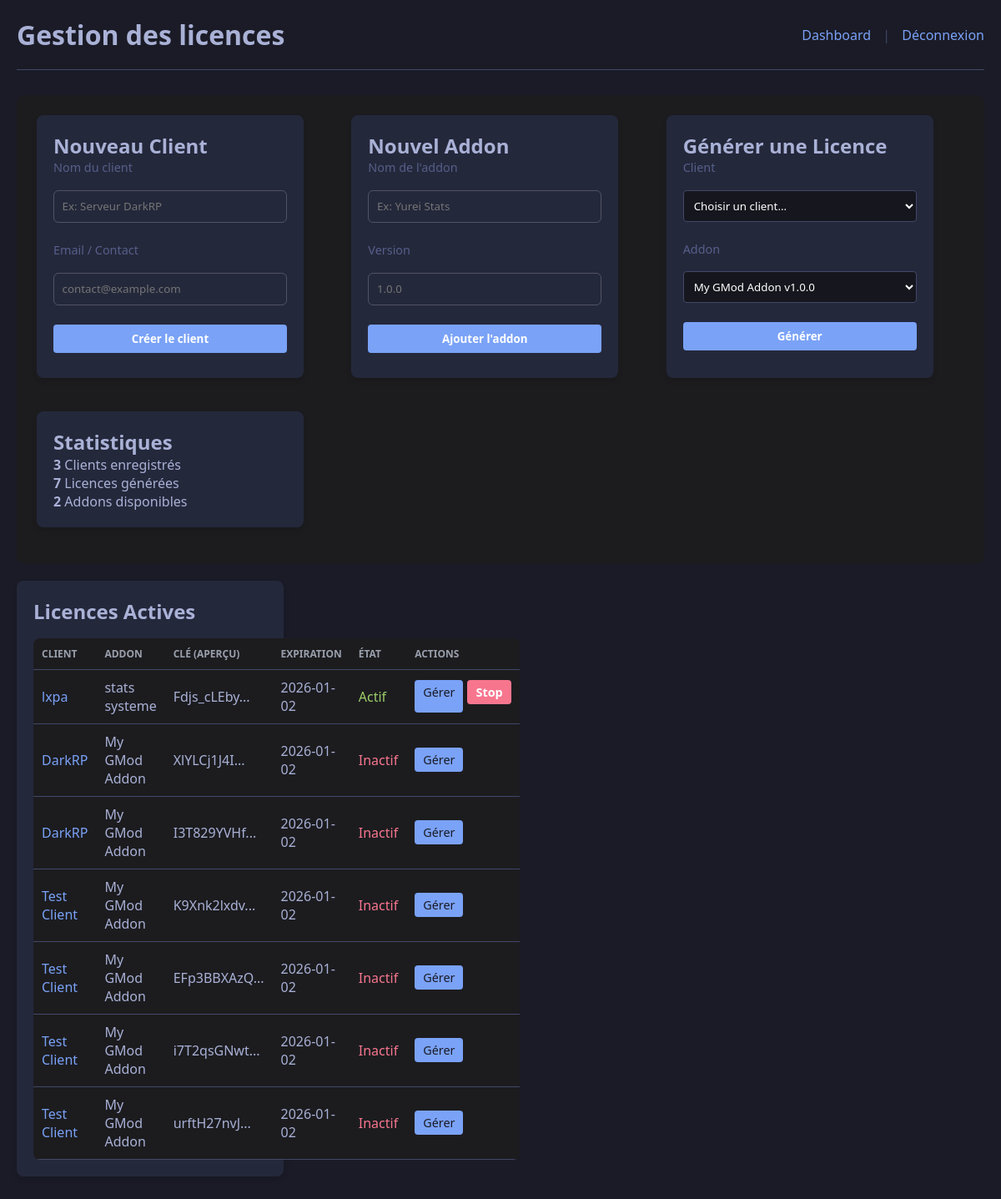
/dashboard (signed in), run on the app's committed database.
### tables this page shows
CREATE TABLE licenses (
            id INTEGER PRIMARY KEY AUTOINCREMENT,
            key TEXT UNIQUE NOT NULL,
            client_id INTEGER,
            addon_id INTEGER,
            generated_at TEXT,
            last_regen TEXT,
            expiration TEXT,
            active INTEGER DEFAULT 1,
            FOREIGN KEY(client_id) REFERENCES clients(id),
            FOREIGN KEY(addon_id) REFERENCES addons(id)
        );

CREATE TABLE clients (
            id INTEGER PRIMARY KEY AUTOINCREMENT,
            name TEXT NOT NULL,
            email TEXT,
            created_at TIMESTAMP DEFAULT CURRENT_TIMESTAMP
        );

CREATE TABLE addons (
            id INTEGER PRIMARY KEY AUTOINCREMENT,
            name TEXT NOT NULL,
            version TEXT,
            description TEXT
        );

### dashboard/admin.py (the view)
@app.route("/dashboard")
def dashboard():
    guard = _guard()
    if guard:
        return guard
    return render_template(
        "dashboard.html",
        clients=client_repo.all(),
        addons=addon_repo.all(),
        licenses=license_repo.list_all(),
        logs=log_repo.latest(),
    )

### dashboard/admin.py (called while the page is built)
def _guard():
    if not session.get("admin"):
        return redirect(url_for("login"))

### shared/models/addon_repo.py (called while the page is built)
def _exec(sql, params=()):
    cur = _conn.execute(sql, params)
    _conn.commit()
    return cur

def all():
    rows = _exec("SELECT * FROM addons ORDER BY name ASC").fetchall()
    return [dict(r) for r in rows]

### shared/models/client_repo.py (called while the page is built)
def _exec(sql, params=()):
    cur = _conn.execute(sql, params)
    _conn.commit()
    return cur

def all():
    rows = _exec("SELECT * FROM clients ORDER BY created_at DESC").fetchall()
    return [dict(r) for r in rows]

### shared/models/license_repo.py (called while the page is built)
def list_all():
    rows = _conn.execute(
        """SELECT licenses.*, clients.name AS client_name, addons.name AS addon_name
           FROM licenses
           LEFT JOIN clients ON clients.id=licenses.client_id
           LEFT JOIN addons ON addons.id=licenses.addon_id
           ORDER BY licenses.generated_at DESC"""
    ).fetchall()
    return [dict(r) for r in rows]

### shared/models/log_repo.py (called while the page is built)
def _exec(sql, params=()):
    cur = _conn.execute(sql, params)
    _conn.commit()
    return cur

def latest(limit: int = 50):
    rows = _exec(
        """SELECT logs.*, clients.name AS client_name, addons.name AS addon_name
           FROM logs
           LEFT JOIN licenses ON licenses.id = logs.license_id
           LEFT JOIN clients ON clients.id = licenses.client_id
           LEFT JOIN addons  ON addons.id  = licenses.addon_id
           ORDER BY logs.timestamp DESC
           LIMIT ?""",
        (limit,),
    ).fetchall()
    return [dict(r) for r in rows]

### dashboard/templates/dashboard.html (shortened to what this page needs)
{% extends "layout.html" %}
{% block content %}
<header>
    <h1>Gestion des licences</h1>
    <nav>
        <a href="{{ url_for('dashboard') }}">Dashboard</a>
        <span style="margin: 0 10px; color: #414868;">|</span>
        <a href="{{ url_for('logout') }}">Déconnexion</a>
    </nav>
</header>
<section class="grid">
    <div class="card">
        <h2>Nouveau Client</h2>
        <form method="post" action="{{ url_for('create_client') }}">
            <label>Nom du client</label>
            <input type="text" name="name" placeholder="Ex: Serveur DarkRP" required>
            <label>Email / Contact</label>
            <input type="text" name="email" placeholder="contact@example.com" required>
            <button type="submit">Créer le client</button>
        </form>
    </div>
    <div class="card">
        <h2>Nouvel Addon</h2>
        <form method="post" action="{{ url_for('create_addon') }}">
            <label>Nom de l'addon</label>
            <input type="text" name="name" placeholder="Ex: Yurei Stats" required>
            <label>Version</label>
            <input type="text" name="version" placeholder="1.0.0" required>
            <button type="submit">Ajouter l'addon</button>
        </form>
    </div>
    <div class="card">
        <h2>Générer une Licence</h2>
        <form method="post" action="{{ url_for('dash_generate') }}">
            <label>Client</label>
            <select name="client_id" required>
                <option value="" disabled selected>Choisir un client...</option>
            </select>
            <label>Addon</label>
            <select name="addon_id" required>
                {% for addon in addons %}
                    <option value="{{ addon.id }}">{{ addon.name }} v{{ addon.version }}</option>
                {% endfor %}
            </select>
            <button type="submit">Générer</button>
        </form>
    </div>
    <div class="card">
        <h2>Statistiques</h2>
        <p><strong>{{ clients|length }}</strong> Clients enregistrés</p>
        <p><strong>{{ licenses|length }}</strong> Licences générées</p>
        <p><strong>{{ addons|length }}</strong> Addons disponibles</p>
    </div>
</section>
<section class="card">
    <h2>Licences Actives</h2>
    <table>
        <thead>
            <tr>
                <th>Client</th>
                <th>Addon</th>
                <th>Clé (Aperçu)</th>
                <th>Expiration</th>
                <th>État</th>
                <th>Actions</th>
            </tr>
        </thead>
        <tbody>
            {% for lic in licenses %}
                <tr>
                    <td>
                        <a href="{{ url_for('client_detail', client_id=lic.client_id) }}">
                            {{ lic.client_name }}
                        </a>
                    </td>
                    <td>{{ lic.addon_name }}</td>
                    <td><code>{{ lic.key[:10] }}...</code></td>
                    <td>{{ lic.expiration[:10] }}</td>
                    <td>
                        {% if lic.active %}
                            <span style="color: #9ece6a">Actif</span>
                        {% else %}
                            <span style="color: #f7768e">Inactif</span>
                        {% endif %}
                    </td>
                    <td>
                        <div style="display: flex; gap: 5px;">
                            <a href="{{ url_for('license_detail', license_id=lic.id) }}" style="padding: 5px 10px; background: #7aa2f7; color: #1a1b26; border-radius: 4px; font-size: 0.9em;">Gérer</a>
                            {% if lic.active %}
                                <form method="post" action="{{ url_for('dash_deactivate', license_id=lic.id) }}" onsubmit="return confirm('Désactiver cette licence ?');" style="margin: 0;">
                                    <button type="submit" style="background: #f7768e; color: white; padding: 5px 10px; font-size: 0.9em; width: auto;">Stop</button>
                                </form>
                            {% endif %}
                        </div>
                    </td>
                </tr>
            {% else %}
                <tr><td colspan="6" style="text-align: center; color: #565f89;">Aucune licence trouvée</td></tr>
            {% endfor %}
        </tbody>
    </table>
</section>
{% endblock %}

### dashboard/static/css/app.css (style rules this page uses)
:root { color-scheme: dark; --bg: #111; --panel: #1c1c1f; --accent: #3f8efc; --text: #f5f5f5; --muted: #9aa0ac; }
* { box-sizing: border-box; font-family: "Segoe UI", sans-serif; margin: 0; padding: 0; }
body { background: var(--bg); color: var(--text); padding: 2rem; }
header { display: flex; justify-content: space-between; align-items: center; margin-bottom: 2rem; }
a { color: var(--accent); text-decoration: none; }
table { width: 100%; border-collapse: collapse; margin-top: 1rem; background: var(--panel); border-radius: 8px; overflow: hidden; }
th, td { padding: 0.75rem 1rem; border-bottom: 1px solid rgba(255,255,255,0.06); }
th { text-transform: uppercase; font-size: 0.75rem; color: var(--muted); }
section { margin-bottom: 2rem; background: var(--panel); padding: 1.5rem; border-radius: 10px; }
.grid { display: grid; grid-template-columns: repeat(auto-fit, minmax(250px, 1fr)); gap: 1rem; margin-bottom: 2rem; }
button { background: var(--accent); border: none; color: #fff; padding: 0.6rem 1.2rem; border-radius: 6px; cursor: pointer; }
.card { background: var(--panel); padding: 2rem; border-radius: 12px; width: 320px; }
.card form { display: flex; flex-direction: column; gap: 0.8rem; }
.card input { padding: 0.6rem; border-radius: 6px; border: 1px solid rgba(255,255,255,0.2); background: transparent; color: var(--text); }
.card { animation: fadeIn 0.6s ease; }

### dashboard/templates/layout.html (style rules this page uses)
:root { --bg: #1a1b26; --fg: #a9b1d6; --card: #24283b; --primary: #7aa2f7; --danger: #f7768e; }
body { background: var(--bg); color: var(--fg); font-family: system-ui, sans-serif; margin: 0; padding: 20px; }
a { color: var(--primary); text-decoration: none; }
header { display: flex; justify-content: space-between; align-items: center; margin-bottom: 30px; border-bottom: 1px solid #414868; padding-bottom: 20px; }
.card { background: var(--card); padding: 20px; border-radius: 8px; margin-bottom: 20px; box-shadow: 0 4px 6px rgba(0,0,0,0.1); }
.grid { display: grid; grid-template-columns: repeat(auto-fit, minmax(300px, 1fr)); gap: 20px; margin-bottom: 20px; }
table { width: 100%; border-collapse: collapse; }
th, td { padding: 10px; text-align: left; border-bottom: 1px solid #414868; }
input, select, button { background: #16161e; border: 1px solid #414868; color: white; padding: 8px; border-radius: 4px; width: 100%; box-sizing: border-box; margin-bottom: 10px; }
button { background: var(--primary); border: none; cursor: pointer; font-weight: bold; }
label { display: block; margin-bottom: 5px; font-size: 0.9em; color: #565f89; }

### data on the page
licenses: client_name "lxpa", addon_name "stats systeme", key "Fdjs_cLEby", expiration "2026-01-02", active "Actif"
licenses: client_name "DarkRP", addon_name "My GMod Addon", key "XlYLCj1J4I", expiration "2026-01-02", active "Inactif"
licenses: client_name "DarkRP", addon_name "My GMod Addon", key "I3T829YVHf", expiration "2026-01-02", active "Inactif"
licenses: client_name "Test Client", addon_name "My GMod Addon", key "K9Xnk2lxdv", expiration "2026-01-02", active "Inactif"
licenses: client_name "Test Client", addon_name "My GMod Addon", key "EFp3BBXAzQ", expiration "2026-01-02", active "Inactif"
licenses: client_name "Test Client", addon_name "My GMod Addon", key "i7T2qsGNwt", expiration "2026-01-02", active "Inactif"
licenses: client_name "Test Client", addon_name "My GMod Addon", key "urftH27nvJ", expiration "2026-01-02", active "Inactif"

### other printed values
{{ clients|length }} "3"
{{ licenses|length }} "7"
{{ addons|length }} "2"
form field addon_id "My GMod Addon v1.0.0"
